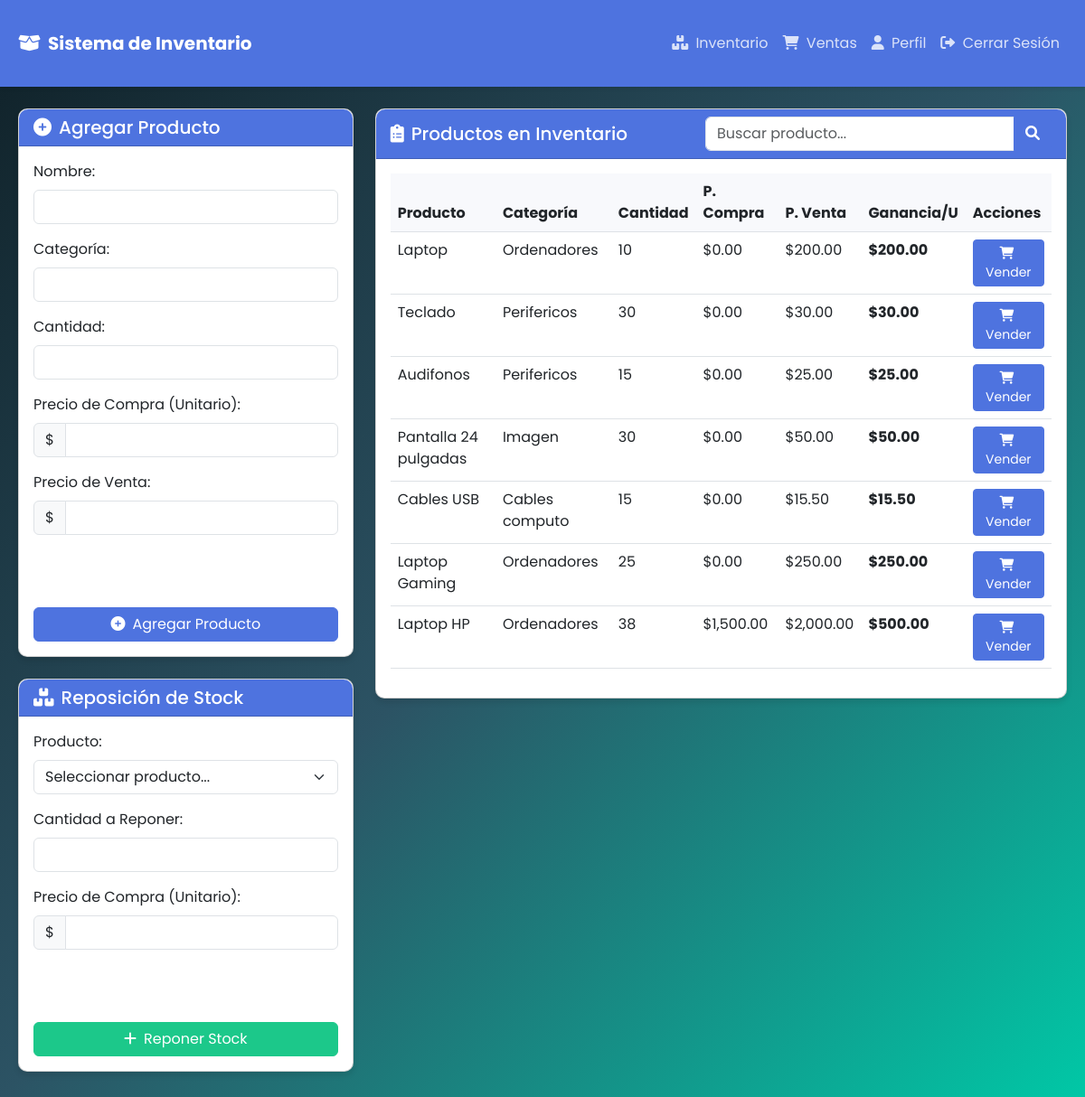
Screenshot of /vistas/inventario.php (signed in) with the database file from the repository.
### tables this page shows
CREATE TABLE IF NOT EXISTS `productos` (
  `id` int NOT NULL AUTO_INCREMENT,
  `nombre` varchar(100) NOT NULL,
  `categoria` varchar(100) NOT NULL,
  `cantidad` int NOT NULL,
  `precio` decimal(10,2) NOT NULL,
  `precio_compra` decimal(10,2) DEFAULT '0.00',
  PRIMARY KEY (`id`)
);

### vistas/inventario.php (the view, shortened to what this page needs)
<?php
include '../config.php';
$productos = $pdo->query("SELECT * FROM productos")->fetchAll();
?>
<!DOCTYPE html>
<html lang="es">
<head>
    <link href="https://cdn.jsdelivr.net/npm/bootstrap@5.3.0-alpha1/dist/css/bootstrap.min.css" rel="stylesheet">
    <link rel="stylesheet" href="https://cdnjs.cloudflare.com/ajax/libs/font-awesome/6.0.0-beta3/css/all.min.css">
    <link rel="stylesheet" href="styles/main.css">
</head>
<body>
    <nav class="navbar navbar-expand-lg navbar-dark">
        <div class="container">
            <a class="navbar-brand" href="inventario.php">
                <i class="fas fa-box-open me-2"></i>Sistema de Inventario
            </a>
            <div class="collapse navbar-collapse" id="navbarNav">
                <ul class="navbar-nav ms-auto">
                    <li class="nav-item">
                        <a class="nav-link active" href="inventario.php">
                            <i class="fas fa-boxes me-1"></i> Inventario
                        </a>
                    </li>
                    <li class="nav-item">
                        <a class="nav-link" href="ventas.php">
                            <i class="fas fa-shopping-cart me-1"></i> Ventas
                        </a>
                    </li>
                    <li class="nav-item">
                        <a class="nav-link" href="perfil.php">
                            <i class="fas fa-user me-1"></i> Perfil
                        </a>
                    </li>
                    <li class="nav-item">
                        <a class="nav-link" href="login.php?logout=1">
                            <i class="fas fa-sign-out-alt me-1"></i> Cerrar Sesión
                        </a>
                    </li>
                </ul>
            </div>
        </div>
    </nav>
    <div class="container py-4">
        <div class="row">
            <div class="col-lg-4">
                <div class="card mb-4">
                    <div class="card-header">
                        <h5 class="mb-0"><i class="fas fa-plus-circle me-2"></i>Agregar Producto</h5>
                    </div>
                    <div class="card-body">
                        <form method="POST">
                            <div class="mb-3">
                                <label for="nombre" class="form-label">Nombre:</label>
                                <input type="text" class="form-control" name="nombre" id="nombre" required>
                            </div>
                            <div class="mb-3">
                                <label for="categoria" class="form-label">Categoría:</label>
                                <input type="text" class="form-control" name="categoria" id="categoria" required>
                            </div>
                            <div class="mb-3">
                                <label for="cantidad_producto" class="form-label">Cantidad:</label>
                                <input type="number" class="form-control" name="cantidad_producto" id="cantidad_producto" min="1" required>
                            </div>
                            <div class="mb-3">
                                <label for="precio_compra" class="form-label">Precio de Compra (Unitario):</label>
                                <div class="input-group">
                                    <span class="input-group-text">$</span>
                                    <input type="number" class="form-control" name="precio_compra" id="precio_compra" step="0.01" required>
                                </div>
                            </div>
                            <div class="mb-3">
                                <label for="precio" class="form-label">Precio de Venta:</label>
                                <div class="input-group">
                                    <span class="input-group-text">$</span>
                                    <input type="number" class="form-control" name="precio" id="precio" step="0.01" required>
                                </div>
                            </div>
                            <div class="profit-info">
                                <small>
                                    <i class="fas fa-calculator me-1"></i>
                                    <span id="ganancia-unitaria">Ganancia por unidad: $0.00</span>
                                </small>
                            </div>
                            <div class="d-grid">
                                <button type="submit" name="agregar_producto" class="btn btn-primary">
                                    <i class="fas fa-plus-circle me-2"></i>Agregar Producto
                                </button>
                            </div>
                        </form>
                    </div>
                </div>
                <div class="card">
                    <div class="card-header">
                        <h5 class="mb-0"><i class="fas fa-boxes me-2"></i>Reposición de Stock</h5>
                    </div>
                    <div class="card-body">
                        <form method="POST">
                            <div class="mb-3">
                                <label for="id_producto" class="form-label">Producto:</label>
                                <select name="id_producto" id="id_producto" class="form-select" required>
                                    <option value="">Seleccionar producto...</option>
                                </select>
                            </div>
                            <div class="mb-3">
                                <label for="cantidad_restock" class="form-label">Cantidad a Reponer:</label>
                                <input type="number" class="form-control" name="cantidad_restock" id="cantidad_restock" min="1" required>
                            </div>
                            <div class="mb-3">
                                <label for="precio_compra_restock" class="form-label">Precio de Compra (Unitario):</label>
                                <div class="input-group">
                                    <span class="input-group-text">$</span>
                                    <input type="number" class="form-control" name="precio_compra_restock" id="precio_compra_restock" step="0.01" required>
                                </div>
                            </div>
                            <div class="profit-info">
                                <small>
                                    <i class="fas fa-calculator me-1"></i>
                                    <span id="total-compra">Total de compra: $0.00</span>
                                </small>
                            </div>
                            <div class="d-grid">
                                <button type="submit" name="restock" class="btn btn-success">
                                    <i class="fas fa-plus me-2"></i>Reponer Stock
                                </button>
                            </div>
                        </form>
                    </div>
                </div>
            </div>
            <div class="col-lg-8">
                <div class="card">
                    <div class="card-header d-flex justify-content-between align-items-center">
                        <h5 class="mb-0"><i class="fas fa-clipboard-list me-2"></i>Productos en Inventario</h5>
                        <form method="GET" class="d-flex">
                            <div class="input-group">
                                <input type="text" class="form-control" name="search" placeholder="Buscar producto..." value="<?= isset($_GET['search']) ? $_GET['search'] : '' ?>">
                                <button class="btn btn-primary" type="submit">
                                    <i class="fas fa-search"></i>
                                </button>
                            </div>
                        </form>
                    </div>
                    <div class="card-body">
                        <div class="table-responsive">
                            <table class="table table-hover">
                                <thead>
                                    <tr>
                                        <th>Producto</th>
                                        <th>Categoría</th>
                                        <th>Cantidad</th>
                                        <th>P. Compra</th>
                                        <th>P. Venta</th>
                                        <th>Ganancia/U</th>
                                        <th>Acciones</th>
                                    </tr>
                                </thead>
                                <tbody>
                                    <?php if (count($productos) > 0): ?>
                                        <?php foreach ($productos as $producto): ?>
                                            <?php
                                            $ganancia_unitaria = $producto['precio'] - $producto['precio_compra'];
                                            $ganancia_class = $ganancia_unitaria > 0 ? 'profit-positive' : 'profit-negative';
                                            ?>
                                            <tr>
                                                <td><?= $producto['nombre'] ?></td>
                                                <td><?= $producto['categoria'] ?></td>
                                                <td class="<?= $producto['cantidad'] < 5 ? 'low-stock' : '' ?>">
                                                    <?= $producto['cantidad'] ?>
                                                </td>
                                                <td>$<?= number_format($producto['precio_compra'], 2) ?></td>
                                                <td>$<?= number_format($producto['precio'], 2) ?></td>
                                                <td class="<?= $ganancia_class ?>">
                                                    $<?= number_format($ganancia_unitaria, 2) ?>
                                                </td>
                                                <td>
                                                    <button type="button" class="btn btn-sm btn-primary" data-bs-toggle="modal" data-bs-target="#ventaModal<?= $producto['id'] ?>">
                                                        <i class="fas fa-shopping-cart me-1"></i> Vender
                                                    </button>
                                                </td>
                                            </tr>
                                        <?php endforeach; ?>
                                    <?php else: ?>
                                        <tr>
                                            <td colspan="7" class="text-center py-3">No se encontraron productos</td>
                                        </tr>
                                    <?php endif; ?>
                                </tbody>
                            </table>
                        </div>
                    </div>
                </div>
            </div>
        </div>
    </div>
</body>
</html>

### styles/main.css (style rules this page uses)
body { background-color: #f8f9fa; font-family: "Poppins", sans-serif; }
.container { max-width: 1200px; margin: 0 auto; padding: 20px; }
.card { border-radius: 10px; box-shadow: 0 4px 6px rgba(0, 0, 0, 0.1); margin-bottom: 20px; }
.card-header { border-radius: 10px 10px 0 0 !important; background-color: #4e73df; color: white; font-weight: 600; }
.btn-primary { background-color: #4e73df; border-color: #4e73df; }
.btn-success { background-color: #1cc88a; border-color: #1cc88a; }
.navbar { background-color: #4e73df; box-shadow: 0 2px 4px rgba(0, 0, 0, 0.1); }
.navbar-brand { font-weight: 700; color: white !important; }
.nav-link { color: rgba(255, 255, 255, 0.8) !important; }
.table th { background-color: #f8f9fc; }

### vistas/inventario.php (style rules this page uses)
body { background: linear-gradient(135deg, #0f2027, #2c5364, #00c9a7); background-size: cover; background-repeat: no-repeat; background-attachment: fixed; font-family: 'Poppins', sans-serif; }
.profit-info { background: rgba(255, 255, 255, 0.1); backdrop-filter: blur(10px); border-radius: 10px; padding: 15px; margin-bottom: 10px; color: white; }
.profit-positive { color: #32cd32; font-weight: bold; }

### rows the page displays
productos: nombre "Laptop", categoria "Ordenadores", cantidad "10", precio_compra "0.00", precio "200.00"
productos: nombre "Teclado", categoria "Perifericos", cantidad "30", precio_compra "0.00", precio "30.00"
productos: nombre "Audifonos", categoria "Perifericos", cantidad "15", precio_compra "0.00", precio "25.00"
productos: nombre "Pantalla 24 pulgadas", categoria "Imagen", cantidad "30", precio_compra "0.00", precio "50.00"
productos: nombre "Cables USB", categoria "Cables computo", cantidad "15", precio_compra "0.00", precio "15.50"
productos: nombre "Laptop Gaming", categoria "Ordenadores", cantidad "25", precio_compra "0.00", precio "250.00"
productos: nombre "Laptop HP", categoria "Ordenadores", cantidad "38", precio_compra "1,500.00", precio "2,000.00", ganancia_unitaria "500.00"
